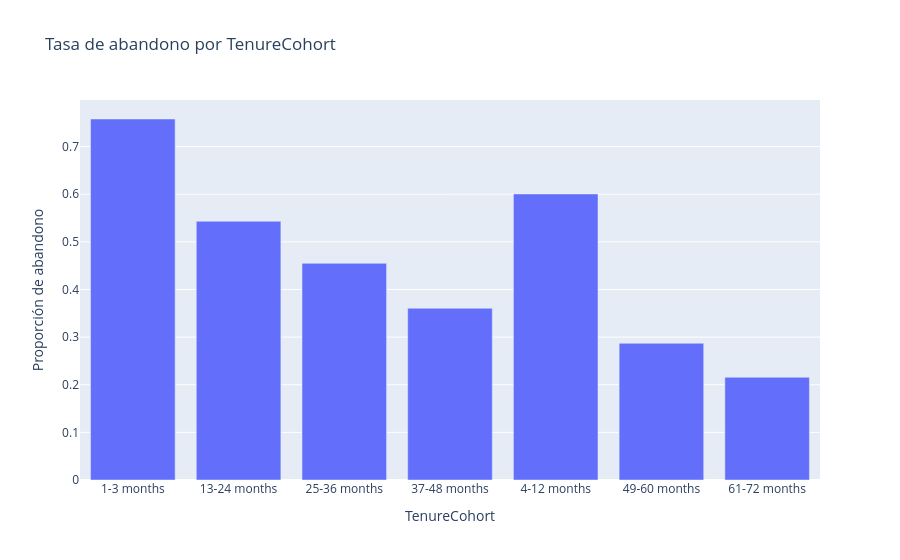

Notebook code for this chart:
### Code cell
# Mostramos tamaño de grupo y tasa: un grupo pequeño requiere cautela.
summary = df.groupby('TenureCohort', dropna=False).abandono.agg(['size', 'mean']).reset_index()
display(summary)
px.bar(summary, x='TenureCohort', y='mean', hover_data=['size'], title='Tasa de abandono por TenureCohort', labels={'mean':'Proporción de abandono'}).show()

### Figure 1 — Plotly figure (JSON) as saved in the notebook; plotly's stock layout.template omitted (floating-point values rounded to 4 significant figures)
{"data": [{"customdata": [[95], [2248], [2128], [1553], [1084], [1028], [1864]], "hovertemplate": "TenureCohort=%{x}<br>Proporción de abandono=%{y}<br>size=%{customdata[0]}<extra></extra>", "legendgroup": "", "marker": {"color": "#636efa", "pattern": {"shape": ""}}, "name": "", "orientation": "v", "showlegend": false, "textposition": "auto", "type": "bar", "x": ["1-3 months", "13-24 months", "25-36 months", "37-48 months", "4-12 months", "49-60 months", "61-72 months"], "xaxis": "x", "y": [0.7579, 0.5431, 0.4549, 0.3606, 0.6006, 0.287, 0.2157], "yaxis": "y"}], "layout": {"barmode": "relative", "legend": {"tracegroupgap": 0}, "title": {"text": "Tasa de abandono por TenureCohort"}, "xaxis": {"anchor": "y", "domain": [0.0, 1.0], "title": {"text": "TenureCohort"}}, "yaxis": {"anchor": "x", "domain": [0.0, 1.0], "title": {"text": "Proporción de abandono"}}}}
